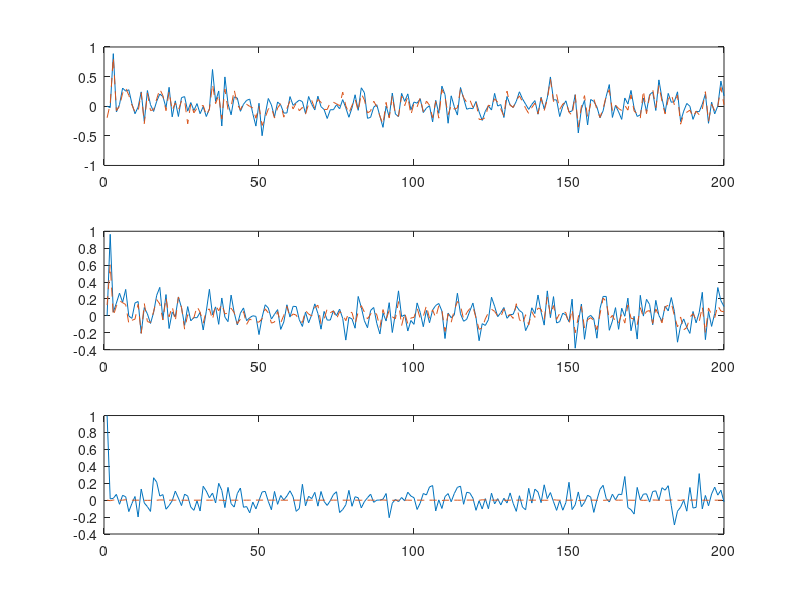

Here is the MATLAB script that generated this plot:
function [] = srukf()
	% Reference: R. van der Merwe and E. Wan.
	% The Square-Root Unscented Kalman Filter for State and Parameter-Estimation, 2001
	%
	% By Zhe Hu at City University of Hong Kong, 05 / 01 / 2017
	n = 3;      %dimension of state
	m = 2;      %dimension of measurement
	q = 0.1;    %std of process
	r = 0.1;    %std of measurement
	Qs = q * eye(n); % std matrix of process
	Rs = r * eye(m);        % std of measurement
	f = @(x)[x(2);x(3);0.05 * x(1) * (x(2) + x(3))];  % nonlinear state equations
	h = @(x)x(1:m);                               % measurement equation
	s = [0;0;1];                                % initial state
	x = s + q * randn(n, 1); %initial state          % initial state with noise
	S = eye(n);                               % initial square root of state covraiance
	N = 200;                                     % total dynamic steps
	xV = zeros(n, N);          %estmate        % allocate memory
	sV = zeros(n, N);          %actual
	zV = zeros(m, N);
	for k = 1:N
		z = h(s) + r * randn(m, 1);                     % measurments
		sV(:, k) = s;                             % save actual state
		zV(:, k)  = z;                             % save measurment
		[x, S] = ukf(f, x, S, h, z, Qs, Rs);            % ukf
		xV(:, k) = x;                            % save estimate
		s = f(s) + q * randn(n, 1);                % update process
	end
	for k = 1:n                                 % plot results
		subplot(3, 1, k)
		plot(1:N, sV(k, :), '-', 1:N, xV(k, :), '--')
	end
	xV
end

function [x, S] = ukf(fstate, x, S, hmeas, z, Qs, Rs)
	% SR-UKF   Square Root Unscented Kalman Filter for nonlinear dynamic systems
	% [x, S] = ukf(f, x, S, h, z, Qs, Rs) returns state estimate, x and state covariance, P
	% for nonlinear dynamic system (for simplicity, noises are assumed as additive):
	%           x_k + 1 = f(x_k) + w_k
	%           z_k   = h(x_k) + v_k
	% where w ~ N(0, Q) meaning w is gaussian noise with covariance Q
	%       v ~ N(0, R) meaning v is gaussian noise with covariance R
	% Inputs:   f: function handle for f(x)
	%           x: "a priori" state estimate
	%           S: "a priori" estimated the square root of state covariance
	%           h: fanction handle for h(x)
	%           z: current measurement
	%           Qs: process noise standard deviation
	%           Rs: measurement noise standard deviation
	%           hmeas: measurement function
	%           fstate: prediction function
	% Output:   x: "a posteriori" state estimate
	%           S: "a posteriori" square root of state covariance
	%
	% Example:
	% Reference: R. van der Merwe and E. Wan.
	% The Square-Root Unscented Kalman Filter for State and Parameter-Estimation, 2001
	%
	% By Zhe Hu at City University of Hong Kong, 05 / 01 / 2017
	%
	L = numel(x);                                 %numer of states

	% Scaling parameters
	m = numel(z);                                 %numer of measurements
	alpha = 1e-3;                                 %default, tunable
	ki = 0;                                       %default, tunable
	beta = 2;                                     %default, tunable
	lambda = alpha^2 * (L + ki) - L;                    %scaling factor
	c = L + lambda;                                 %scaling factor

	% Weights
	Wm = [lambda / c 0.5 / c + zeros(1, 2 * L)];           %weights for means
	Wc = Wm;
	Wc(1) = Wc(1) + (1 - alpha^2 + beta);               %weights for covariance

	% Sigmas
	c = sqrt(c);
	X = sigmas(x, S, c);                            %sigma points around x

	[x1, X1, S1, X2] = ut(fstate, X, Wm, Wc, L, Qs);          %unscented transformation of process

	% X1 = sigmas(x1, P1, c);                         %sigma points around x1
	% X2 = X1-x1(:, ones(1, size(X1, 2)));             %deviation of X1
	[z1, Z1, S2, Z2] = ut(hmeas, X1, Wm, Wc, m, Rs);       %unscented transformation of measurments
	P12 = X2 * diag(Wc) * Z2';                        %transformed cross-covariance
	K = P12 / S2 / S2';
	x = x1 + K * (z-z1);                              %state update
	%S = cholupdate(S1, K * P12, '-');                %covariance update
	U = K * S2';
	for i = 1:m
		S1 = cholupdate(S1, U(:, i), '-');
	end
	S = S1;
end

function [y, Y, S, Y1] = ut(f, X, Wm, Wc, n, Rs)
	%Unscented Transformation
	%Input:
	%        f: nonlinear map
	%        X: sigma points
	%       Wm: weights for mean
	%       Wc: weights for covraiance
	%        n: numer of outputs of f
	%        Rs: additive std
	%Output:
	%        y: transformed mean
	%        Y: transformed smapling points
	%        S: transformed square root of covariance
	%       Y1: transformed deviations

	L = size(X, 2);
	y = zeros(n, 1);
	Y = zeros(n, L);
	for k = 1:L
		Y(:, k) = f(X(:, k));
		y = y + Wm(k) * Y(:, k);
	end
	Y1 = Y-y(:, ones(1, L));
	residual = Y1 * diag(sqrt(abs(Wc)));
	% residual = Y1 * diag(sqrt(Wc));                   %It is also right(plural)
	[~, S] = qr([residual(:, 2:L) Rs]', 0);
	if Wc(1)<0
		S = cholupdate(S, residual(:, 1), '-');
	else
		S = cholupdate(S, residual(:, 1), ' + ');
	end
	% S = cholupdate(S, residual(:, 1));                %It is also right(plural)
	%P = Y1 * diag(Wc) * Y1' + R;
end

function X = sigmas(x, S, c)
	%Sigma points around reference point
	%Inputs:
	%       x: reference point
	%       S: square root of covariance
	%       c: coefficient
	%Output:
	%       X: Sigma points

	A = c * S';
	Y = x(:, ones(1, numel(x)));
	X = [x Y + A Y-A];
end
